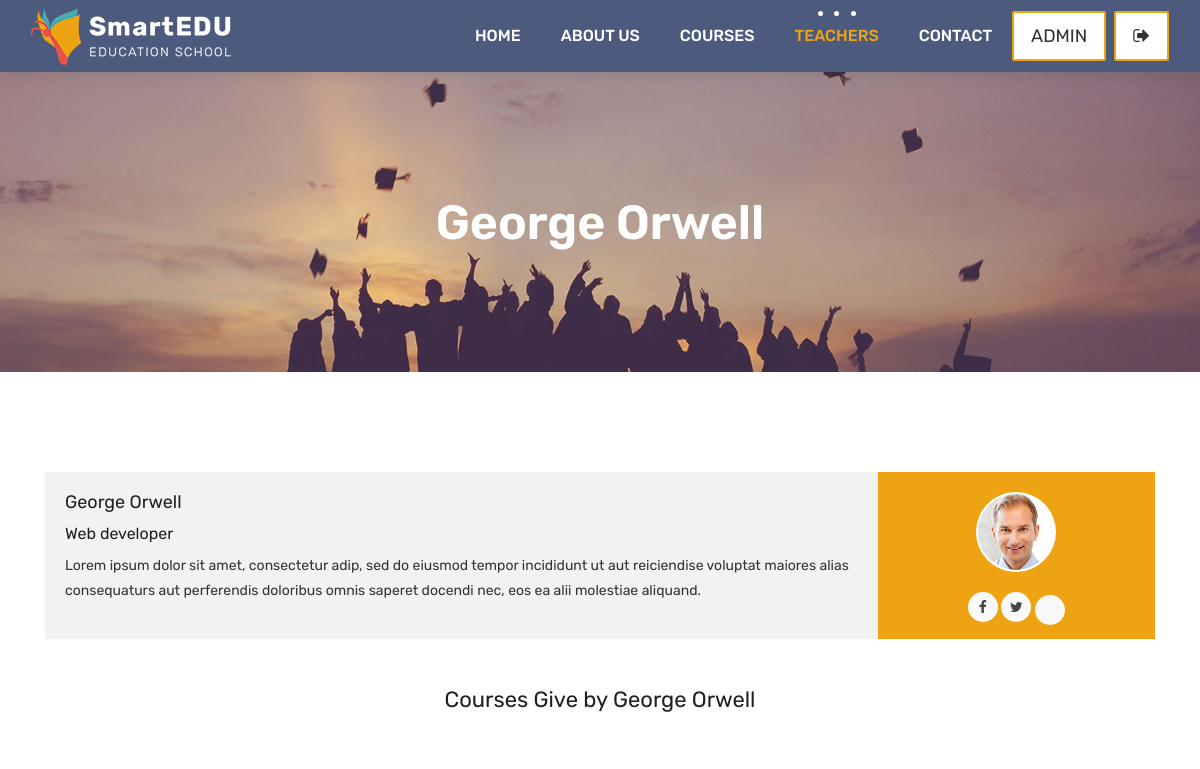
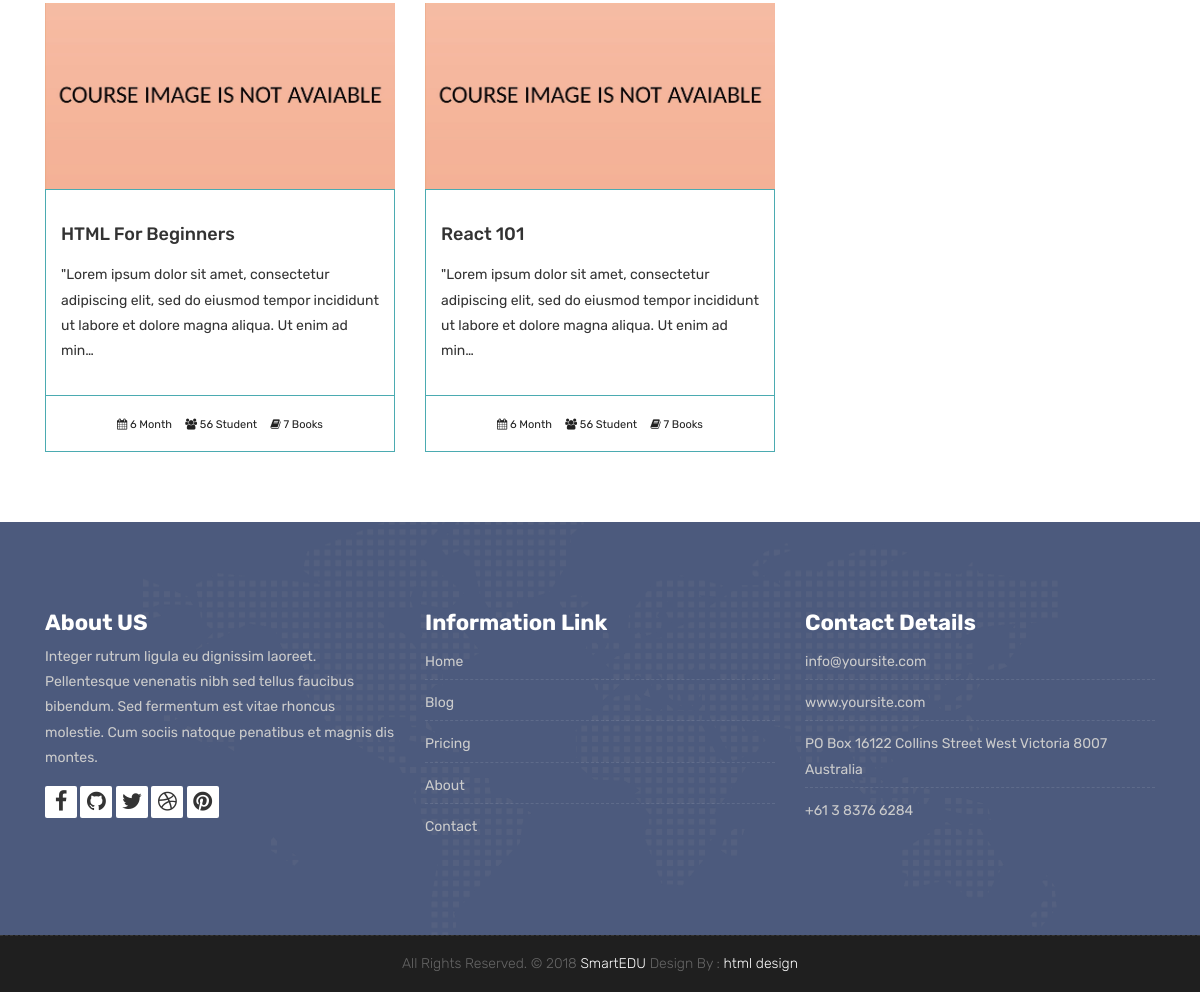
Screenshot of /teachers/teacher/1/ (signed in) with the database file from the repository (2 pictures, top to bottom).
### teachers/models.py (models this page shows, shortened)
class Teacher(models.Model):
     name=models.CharField(max_length=50)
     title=models.CharField(max_length=50)
     description=models.TextField(blank=True)
     image = models.ImageField(upload_to="courses/%Y/%m/%d/")
     facebook=models.URLField(max_length=100, blank=True)
     twitter=models.URLField(max_length=100, blank=True)
     linkedin=models.URLField(max_length=100, blank=True)
     youtube=models.URLField(max_length=100, blank=True)

### courses/models.py (models this page shows, shortened)
class Course(models.Model):
    teacher=models.ForeignKey(Teacher,null=True, on_delete=models.CASCADE)
    name=models.CharField(max_length=200, unique=True, verbose_name="Kurs Adı ", help_text="Kurs adını yazınız")
    category=models.ForeignKey(Category,null=True,on_delete=models.DO_NOTHING)
    tags=models.ManyToManyField(Tag, blank=True, null=True)
    description=models.TextField(blank=True,null=True)
    image = models.ImageField(upload_to="courses/%Y/%m/%d/", default="courses/default_course_image.jpg")
    date = models.DateTimeField(auto_now=True)
    available = models.BooleanField(default=True)

### teachers/views.py (the view)
# urls.py: path('teacher/<int:pk>/', TeacherDetailView.as_view(), name="teacher_detail"),
class TeacherDetailView(DetailView):
    model=Teacher
    template_name='teacher.html'
    context_object_name='teacher'
    def get_context_data(self, **kwargs):
        context = super().get_context_data(**kwargs)
        context['courses'] = Course.objects.filter(available=True, teacher=self.kwargs['pk'])
        return context

### templates/teacher.html (shortened to what this page needs)
{% extends 'partials/_base.html' %}
{% block content %}
{% load static %}
	<div class="all-title-box">
		<div class="container text-center">
			<h1>{{teacher.name}}</span></h1>
		</div>
	</div>
    <div id="overviews" class="section wb">
        <div class="container">
            <div class="row">
                <div class="col-lg-12 blog-post-single">
					<div class="blog-author">
						<div class="author-bio">
							<h3 class="author_name">{{teacher.name}}</h3>
							<h5>{{teacher.title}}</h5>
							<p class="author_det">
								Lorem ipsum dolor sit amet, consectetur adip, sed do eiusmod tempor incididunt  ut aut reiciendise voluptat maiores alias consequaturs aut perferendis doloribus omnis saperet docendi nec, eos ea alii molestiae aliquand.
							</p>
						</div>
						<div class="author-desc">
							<img src="{{teacher.image.url}}" alt="about author">
							<ul class="author-social">
								<li><a href="{{teacher.facebook}}"><i class="fa fa-facebook"></i></a></li>
								<li><a href="{{teacher.twitter}}"><i class="fa fa-twitter"></i></a></li>
								<li><a href="{{teacher.youtube}}"></a></li>
							</ul>
						</div>
					</div>
                </div>
            </div>
			<div class="row">
				<div class=" col-12">
					<h2 class="text-center my-5"> Courses Give by {{teacher.name}}</h2>
				</div>
               {% for course in courses %}
                <div class="col-lg-4 col-md-6 col-12">
                    <div class="course-item">
						<div class="image-blog">
							<img src="{{course.image.url}}" alt="" class="img-fluid">
						</div>
						<div class="course-br">
							<div class="course-title">
								<h2><a href="#" title="">{{course.name}}</a></h2>
							</div>
							<div class="course-desc">
							   <p>{{course.description|truncatechars:140}}</p>
							</div>
						</div>
						<div class="course-meta-bot">
							<ul>
								<li><i class="fa fa-calendar" aria-hidden="true"></i> 6 Month</li>
								<li><i class="fa fa-users" aria-hidden="true"></i> 56 Student</li>
								<li><i class="fa fa-book" aria-hidden="true"></i> 7 Books</li>
							</ul>
						</div>
					</div>
                </div>
                {% endfor %}
            </div>
        </div>
    </div>
{% endblock %}

### templates/partials/_navbar.html (shortened to what this page needs)
	{% load static %}
	<header class="top-navbar">
		<nav class="navbar navbar-expand-lg navbar-light bg-light">
			<div class="container-fluid">
				<a class="navbar-brand" href="{% url 'index' %}">
					<img src="{% static 'images/logo.png' %}" alt="" />
				</a>
				<div class="collapse navbar-collapse" id="navbars-host">
					<ul class="navbar-nav ml-auto">
						<li class="nav-item {% if request.path == '/' %} active {% endif %}">
							<a class="nav-link" href="{% url 'index' %}">Home</a>
						</li>
						<li class="nav-item {% if 'about' in request.path %} active {% endif %}">
							<a class="nav-link" href="{% url 'about' %}">About Us</a>
						</li>
						<li class="nav-item {% if 'courses' in request.path %} active {% endif %}">
							<a class="nav-link" href="{% url 'courses' %}">Courses</a>
						</li>
						<li class="nav-item {% if 'teachers' in request.path %} active {% endif %}">
							<a class="nav-link" href="{% url 'teachers' %}">Teachers</a>
						</li>
						<li class="nav-item {% if 'contact' in request.path %} active {% endif %}">
							<a class="nav-link" href="{% url 'contact' %}">Contact</a>
						</li>
					</ul>
					<ul class="nav navbar-nav navbar-right">
						{% if user.is_authenticated %}
						<li><a class="hover-btn-new log orange mr-2" href="{% url 'dashboard'%}" ><span>{{ user.username }}</span></a></li>
						<li>
							<a class="hover-btn-new log orange" href="javascript:void(0);" onclick="document.getElementById('logout').submit();">
								<span><i class="fa fa-sign-out"></i></span>
							</a>
						</li>
						{% else %}
						<li><a class="hover-btn-new log orange mr-2" href="{% url 'login'%}" ><span><i class="fa fa-sign-in"></i></span></a></li>
						<li><a class="hover-btn-new log orange " href="{% url 'register'%}" ><span><i class="fa fa-user-plus"></i></span></a></li>
						{% endif %}
					</ul>
				</div>
			</div>
		</nav>
	</header>

### rows the page displays
Teacher: name "George Orwell", title "Web developer", image (picture)
Course: image (placeholder picture), name "HTML For Beginners", description "\"Lorem ipsum dolor sit amet, consectetur adipiscing elit, sed do eiusmod tempor incididunt ut labore et dolore magna aliqua. Ut enim ad min…"
Course: image (placeholder picture), name "React 101", description "\"Lorem ipsum dolor sit amet, consectetur adipiscing elit, sed do eiusmod tempor incididunt ut labore et dolore magna aliqua. Ut enim ad min…"

### other values shown
{{ user.username }} "ADMIN"
